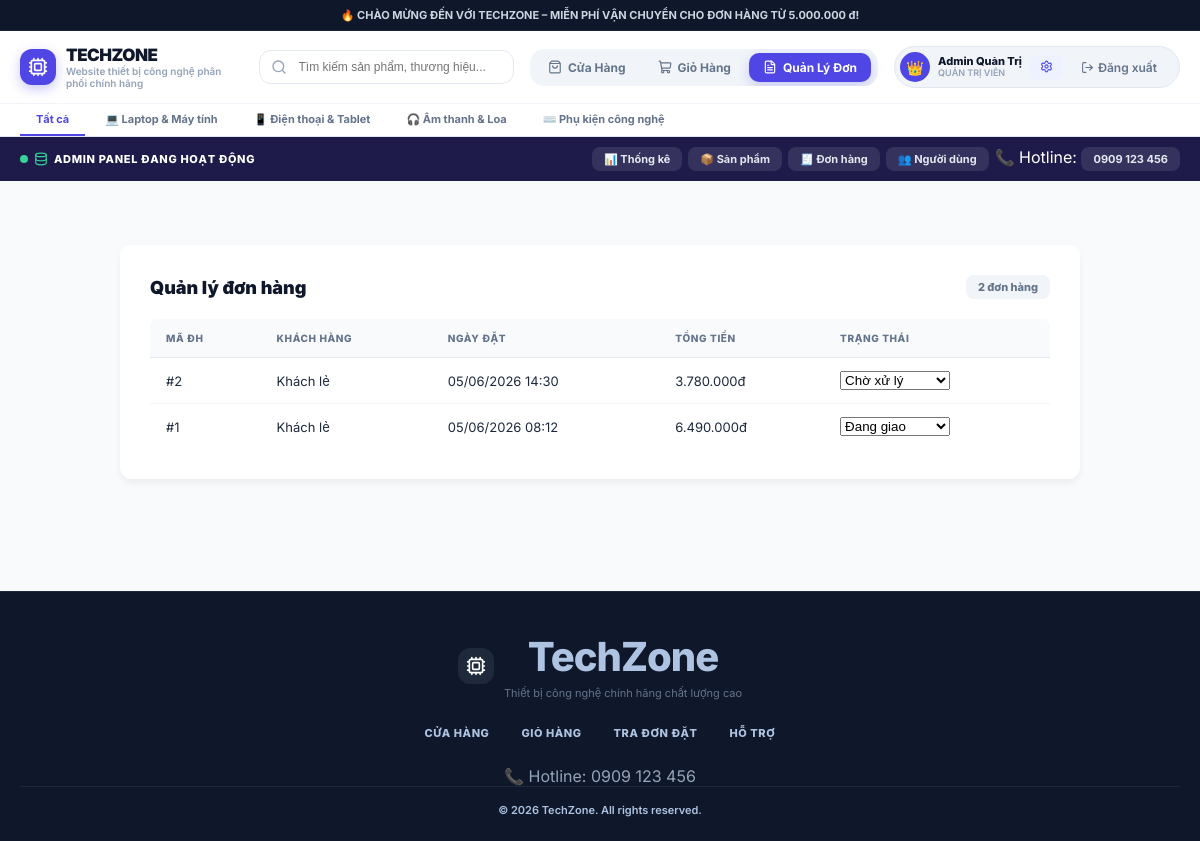
The app's page /admin/orders.php (signed in), older data.
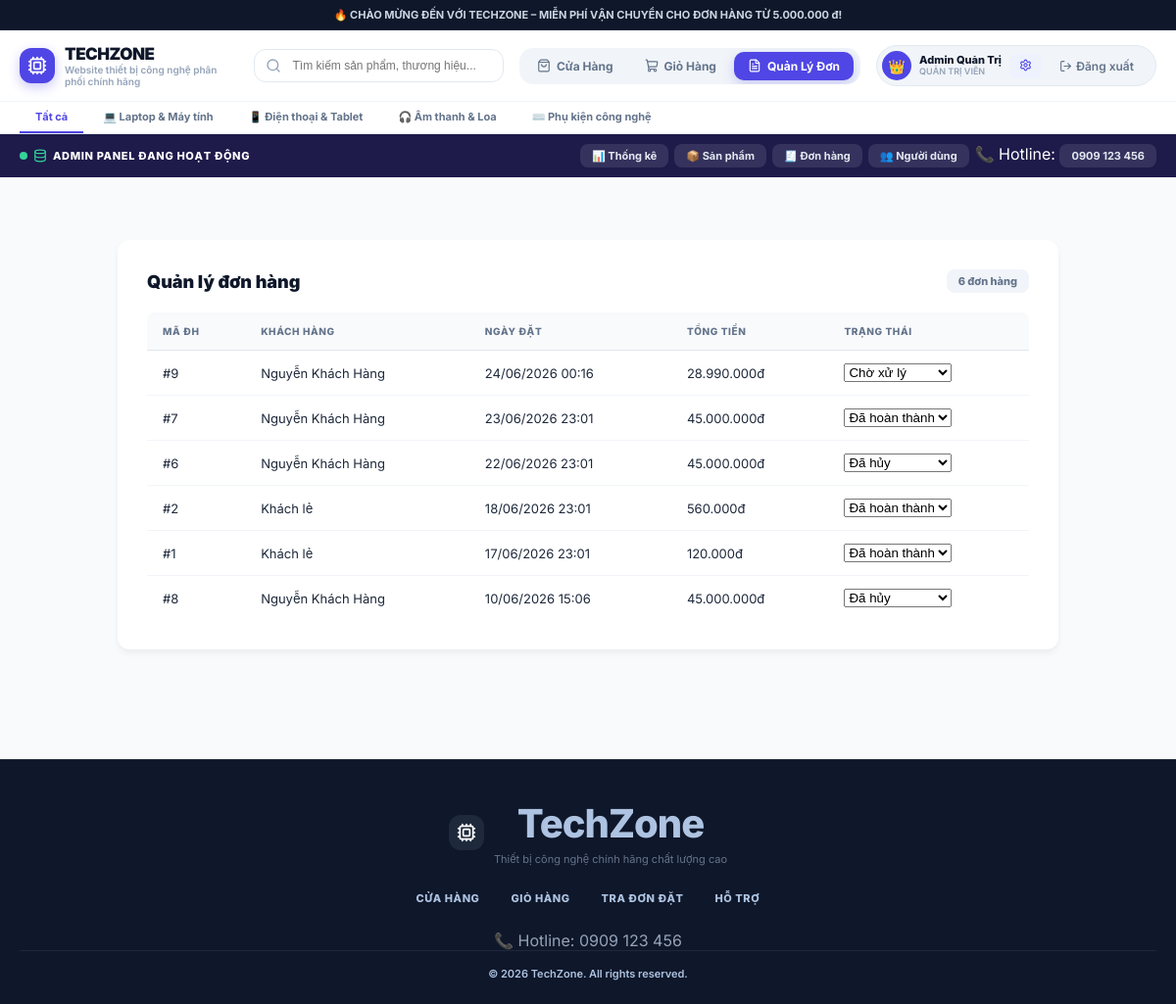
The same page, newer data.
### tables this page shows
CREATE TABLE `categories` (
  `id` int(10) UNSIGNED NOT NULL,
  `name` varchar(100) NOT NULL,
  `slug` varchar(100) NOT NULL,
  `icon` varchar(10) DEFAULT '?'
);

CREATE TABLE `orders` (
  `id` int(10) UNSIGNED NOT NULL,
  `order_code` varchar(20) NOT NULL,
  `user_id` int(10) UNSIGNED DEFAULT NULL,
  `customer_name` varchar(100) NOT NULL,
  `customer_phone` varchar(20) NOT NULL,
  `customer_address` text NOT NULL,
  `note` text DEFAULT NULL,
  `subtotal` decimal(15,0) NOT NULL DEFAULT 0,
  `shipping_fee` decimal(15,0) NOT NULL DEFAULT 0,
  `total_price` decimal(15,0) NOT NULL DEFAULT 0,
  `payment_method` enum('qr','cod','momo') NOT NULL DEFAULT 'cod',
  `status` enum('Chờ xử lý','Đang giao','Đã hoàn thành','Đã hủy') NOT NULL DEFAULT 'Chờ xử lý',
  `created_at` datetime NOT NULL DEFAULT current_timestamp(),
  `updated_at` datetime NOT NULL DEFAULT current_timestamp() ON UPDATE current_timestamp()
);

CREATE TABLE `users` (
  `id` int(10) UNSIGNED NOT NULL,
  `fullname` varchar(100) NOT NULL,
  `email` varchar(150) NOT NULL,
  `password` varchar(255) NOT NULL,
  `role` enum('admin','customer') NOT NULL DEFAULT 'customer',
  `phone` varchar(20) DEFAULT NULL,
  `address` text DEFAULT NULL,
  `avatar` varchar(255) DEFAULT NULL,
  `created_at` datetime NOT NULL DEFAULT current_timestamp(),
  `updated_at` datetime NOT NULL DEFAULT current_timestamp() ON UPDATE current_timestamp(),
  `status` tinyint(1) NOT NULL DEFAULT 1
);

### includes/config.php (called while the page is built, shortened)
<?php
function getDB(): PDO {
    static $pdo = null;
    if ($pdo === null) {
        $dsn = sprintf('mysql:host=%s;dbname=%s;charset=%s', DB_HOST, DB_NAME, DB_CHARSET);
        try {
            $pdo = new PDO($dsn, DB_USER, DB_PASS, [
                PDO::ATTR_ERRMODE            => PDO::ERRMODE_EXCEPTION,
                PDO::ATTR_DEFAULT_FETCH_MODE => PDO::FETCH_ASSOC,
                PDO::ATTR_EMULATE_PREPARES   => false,
            ]);
        } catch (PDOException $e) {
            http_response_code(500);
            die(json_encode(['error' => 'Không thể kết nối CSDL: ' . $e->getMessage()]));
        }
    }
    return $pdo;
}
function clean(string $s): string {
    return htmlspecialchars(strip_tags(trim($s)), ENT_QUOTES, 'UTF-8');
}

### admin/orders.php (the view, shortened to what the changed rows need)
<?php
require_once __DIR__ . '/../includes/config.php';
require_once __DIR__ . '/../includes/header.php';
$sql = "SELECT o.*, u.fullname
        FROM orders o
        LEFT JOIN users u ON o.user_id = u.id
        ORDER BY o.created_at DESC";
$stmt = getDB()->query($sql);
$orders = $stmt->fetchAll();
?>
<div class="container">
    <div class="admin-card">
        <div class="section-header">
            <h1 class="section-title">Quản lý đơn hàng</h1>
            <span class="results-count"><?= count($orders) ?> đơn hàng</span>
        </div>
        <div class="table-container">
            <table class="table data-table">
                <thead>
                    <tr>
                        <th>Mã ĐH</th>
                        <th>Khách hàng</th>
                        <th>Ngày đặt</th>
                        <th>Tổng tiền</th>
                        <th>Trạng thái</th>
                    </tr>
                </thead>
                <tbody>
                    <?php foreach ($orders as $o): ?>
                        <tr>
                            <td>#<?= htmlspecialchars($o['id']) ?></td>
                            <td><?= htmlspecialchars($o['fullname'] ?? 'Khách lẻ') ?></td>
                            <td><?= date('d/m/Y H:i', strtotime($o['created_at'])) ?></td>
                            <td><?= number_format($o['total_price'], 0, ',', '.') ?>đ</td>
                            <td>
                                <form action="update_order_status.php" method="POST" style="margin: 0;">
                                    <select name="status" onchange="this.form.submit()" class="form-select">
                                        <option value="Chờ xử lý" <?= $o['status'] == 'Chờ xử lý' ? 'selected' : '' ?>>Chờ xử
                                            lý</option>
                                        <option value="Đang giao" <?= $o['status'] == 'Đang giao' ? 'selected' : '' ?>>Đang
                                            giao</option>
                                        <option value="Đã hoàn thành" <?= $o['status'] == 'Đã hoàn thành' ? 'selected' : '' ?>>
                                            Đã hoàn thành</option>
                                        <option value="Đã hủy" <?= $o['status'] == 'Đã hủy' ? 'selected' : '' ?>>Đã hủy
                                        </option>
                                    </select>
                                </form>
                            </td>
                        </tr>
                    <?php endforeach; ?>
                </tbody>
            </table>
        </div>
    </div>
</div>
<?php require_once __DIR__ . '/../includes/footer.php'; ?>

### includes/header.php (shortened to what the changed rows need)
<?php
require_once __DIR__ . '/config.php';
$pdo = getDB();
$categories = $pdo->query('SELECT * FROM categories ORDER BY id')->fetchAll();
?>
<!doctype html>
<html lang="vi">
<head>
  <link rel="stylesheet" href="/bainhom/assets/css/style.css">
</head>
<body class="bg-slate-50 text-slate-800 font-sans min-h-screen flex flex-col antialiased overflow-x-hidden">
  <header class="main-header">
    <div class="header-inner">
      <a href="/bainhom/index.php" class="logo-brand">
        <div>
          <h1 class="logo-title">TechZone</h1>
        </div>
      </a>
    </div>
    <div class="category-bar">
      <div class="category-bar-inner">
        <a href="/bainhom/index.php" class="cat-link <?= !isset($_GET['cat']) ? 'active' : '' ?>">Tất cả</a>
        <?php foreach ($categories as $cat): ?>
          <a href="/bainhom/index.php?cat=<?= $cat['slug'] ?>"
            class="cat-link <?= ($_GET['cat'] ?? '') === $cat['slug'] ? 'active' : '' ?>">
            <?= $cat['icon'] ?>   <?= clean($cat['name']) ?>
          </a>
        <?php endforeach; ?>
      </div>
    </div>
  </header>
  <main class="main-content">

Row changes from the older to the newer data that the page shows:
added orders: id "9", user.fullname "Nguyễn Khách Hàng", created_at "24/06/2026 00:16", total_price "28.990.000", status "Chờ xử lý"
added orders: id "7", user.fullname "Nguyễn Khách Hàng", created_at "23/06/2026 23:01", total_price "45.000.000", status "Đã hoàn thành"
added orders: id "6", user.fullname "Nguyễn Khách Hàng", created_at "22/06/2026 23:01", total_price "45.000.000", status "Đã hủy"
changed orders id 2: created_at "05/06/2026 14:30" → "18/06/2026 23:01"; total_price "3.780.000" → "560.000"; status "Chờ xử lý" → "Đã hoàn thành"
changed orders id 1: created_at "05/06/2026 08:12" → "17/06/2026 23:01"; total_price "6.490.000" → "120.000"; status "Đang giao" → "Đã hoàn thành"
added orders: id "8", user.fullname "Nguyễn Khách Hàng", created_at "10/06/2026 15:06", total_price "45.000.000", status "Đã hủy"
Text that changed along with them:
count($orders): "2" → "6"
